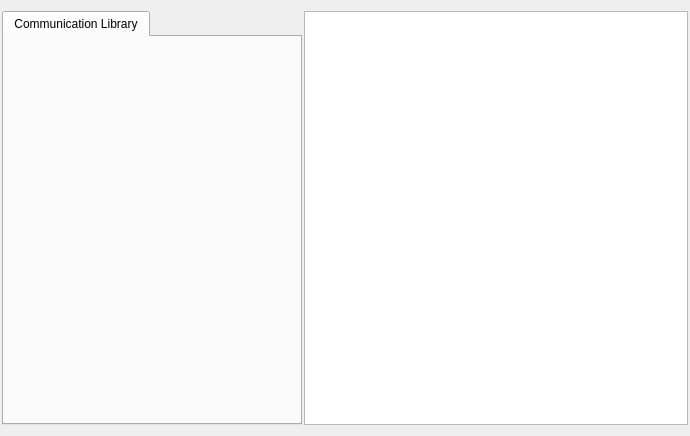
<?xml version="1.0" encoding="UTF-8"?>
<ui version="4.0">
 <class>CenterWidget</class>
 <widget class="QWidget" name="CenterWidget">
  <property name="geometry">
   <rect>
    <x>0</x>
    <y>0</y>
    <width>690</width>
    <height>436</height>
   </rect>
  </property>
  <property name="windowTitle">
   <string>Form</string>
  </property>
  <layout class="QHBoxLayout" name="horizontalLayout" stretch="0,1">
   <property name="spacing">
    <number>2</number>
   </property>
   <property name="leftMargin">
    <number>2</number>
   </property>
   <property name="rightMargin">
    <number>2</number>
   </property>
   <item>
    <widget class="QTabWidget" name="tabWidget">
     <property name="minimumSize">
      <size>
       <width>300</width>
       <height>0</height>
      </size>
     </property>
     <widget class="QWidget" name="tab">
      <attribute name="title">
       <string>Communication Library</string>
      </attribute>
     </widget>
    </widget>
   </item>
   <item>
    <widget class="QTableWidget" name="tableWidget"/>
   </item>
  </layout>
 </widget>
 <resources/>
 <connections/>
</ui>
